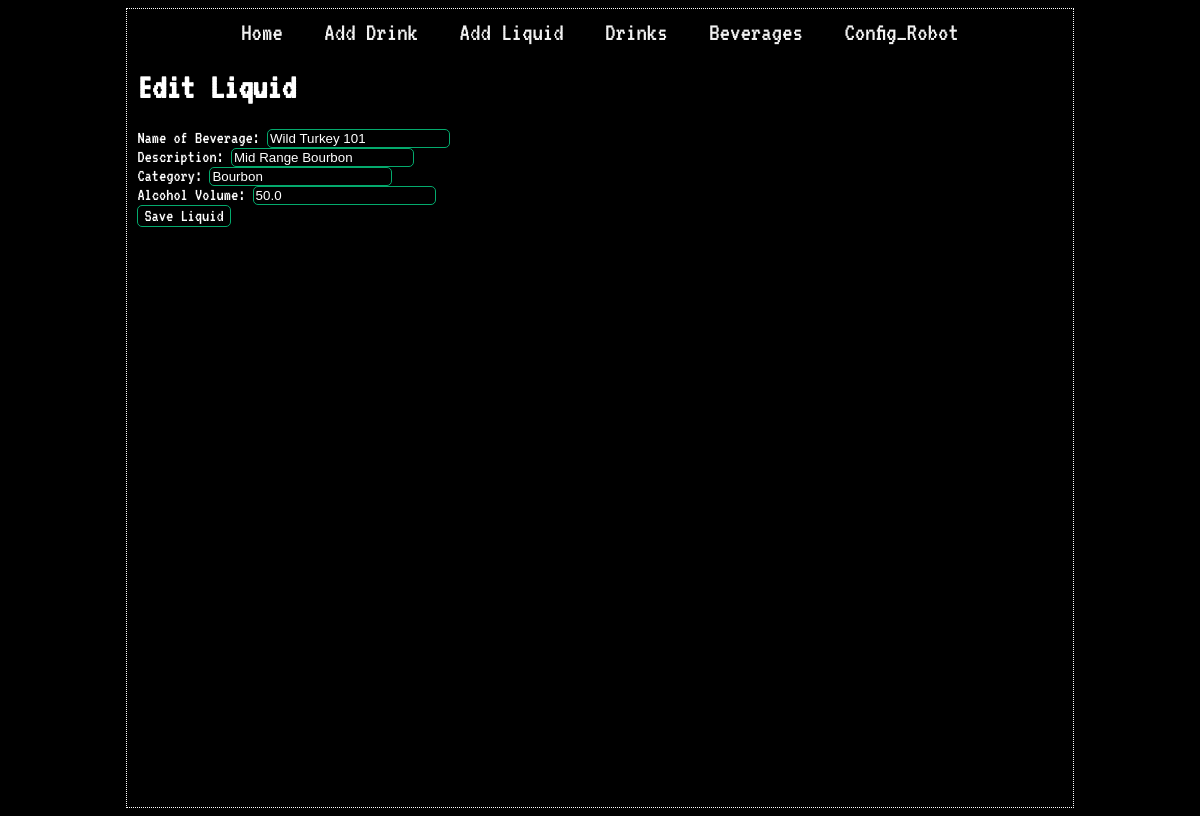
/admin/liquid/edit/4, run on the app's committed database.
### app.py (models this page shows)
class Liquid(db.Model):
    id = db.Column(db.Integer, primary_key=True)
    name = db.Column(db.String(50), nullable=False)
    alc_category = db.Column(db.String(20), nullable=False)
    description = db.Column(db.Text, nullable=True)
    alc_content = db.Column(db.Float, nullable=True)

### app.py (the view)
@app.route('/admin/liquid/edit/<int:id>', methods=['GET', 'POST'])
def edit_liquid(id):
    liquid = Liquid.query.get_or_404(id)
    if request.method == 'POST':
        db_operations.edit_liquid_in_db(liquid, request, db)
        return redirect('/admin/add_liquid')
    else:
        return render_template('/admin/edit_liquid.html', liquid=liquid)

### templates/admin/edit_liquid.html (shortened to what this page needs)
{% extends 'base.html' %}
{% block body %}
<h1>Edit Liquid</h1>
    <form action='/admin/liquid/edit/{{liquid.id}}' method='POST'>
        Name of Beverage: <input type='text' name='name' id='name', value='{{liquid.name}}' required>
        <br>
        Description: <input type='text' name='description' id='description', value='{{liquid.description}}' required>
        <br>
        Category: <input type='text' name='category' id='category', value='{{liquid.alc_category}}' required>
        <br>
        Alcohol Volume:  <input type='number' name='alc_volume' id='alc_volume', value='{{liquid.alc_content}}' required>
        <br>
        <input type='submit' value='Save Liquid'>
    </form>
{% endblock %}}

### static/css/main.css (style rules this page uses)
html, body { margin: 100; padding: 100; font-family: 'VT323', monospace; font-size: large; }
body { color: white; background-color: black; }
input[type="text"] { background: transparent; border: white; }
form { display: inline; }
input[type="text"] { background: transparent; border:1px solid #04AA6D; border-radius: 5px; color: white; }
input[type="number"] { background: transparent; border:1px solid #04AA6D; border-radius: 5px; color: white; }
input[type="submit"] { background: transparent; border:1px solid #04AA6D; color: white; border-radius: 5px; font-family: 'VT323', monospace; font-size: large; }

### data on the page
Liquid: name "Wild Turkey 101", description "Mid Range Bourbon", category "Bourbon", alc_volume "50.0"
